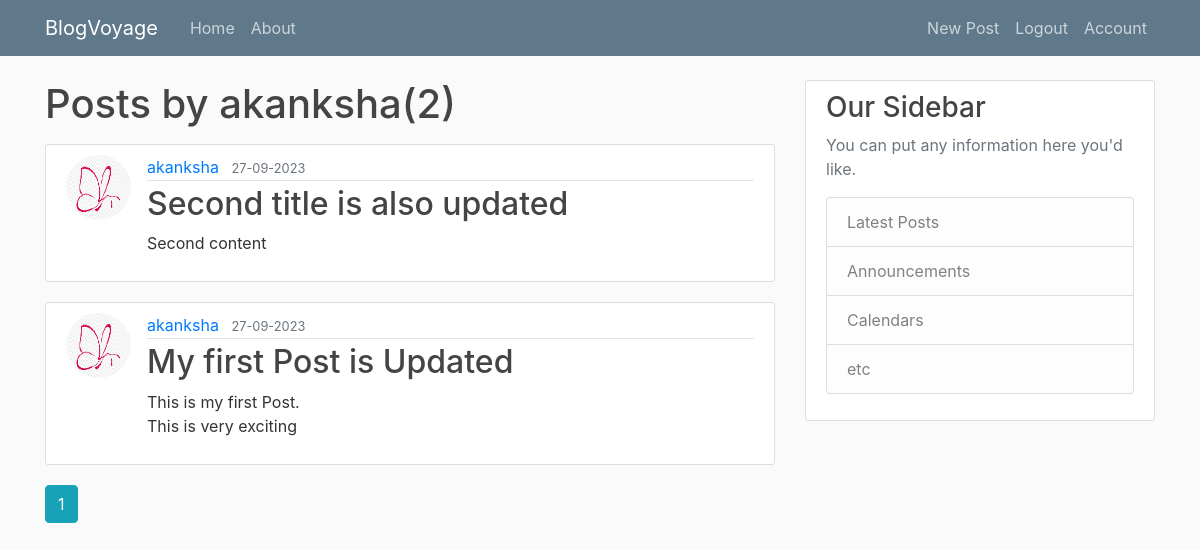
Page /user/akanksha (signed in) on the committed database.
### appp/models.py (models this page shows, shortened)
class User(db.Model, UserMixin):
    id = db.Column(db.Integer, primary_key= True)
    username = db.Column(db.String(20), unique=True, nullable=False)
    email = db.Column(db.String(120), unique=True, nullable=False)
    image_file = db.Column(db.String(20), nullable=False, default="default.jpg")
    password= db.Column(db.String(60), nullable=False)
    posts = db.relationship('Post', backref="author" , lazy= True)

class Post(db.Model):
    id = db.Column(db.Integer, primary_key= True)
    title = db.Column(db.String(150), nullable=False)
    date_posted= db.Column(db.DateTime, nullable=False, default = datetime.utcnow )
    content = db.Column(db.Text, nullable=False)
    user_id = db.Column(db.Integer , db.ForeignKey('user.id'),nullable=False)

### appp/routes.py (the view)
@app.route("/user/<string:username>")
def user_post(username):
    page  = request.args.get('page', 1, type = int)
    user  = User.query.filter_by(username = username).first_or_404()
    posts = Post.query.filter_by(author = user)\
        .order_by(Post.date_posted.desc())\
        .paginate(page = page, per_page =5)
    return render_template("user_post.html", posts=posts, user = user)

### appp/models.py (called while the page is built)
@login_manager.user_loader
def load_user(user_id):
    return User.query.get(int(user_id))

### appp/templates/user_post.html
{% extends 'layout.html' %}
{% block content %}
    <h1 class=" mb-3">Posts by {{ user.username }}({{posts.total}}) </h1>
    {% for post in posts.items %}
    <article class="media content-section">
      <img class = "rounded-circle article-img" src="{{url_for('static' , filename = 'profile_pics/' + post.author.image_file)}}" alt="">
        <div class="media-body">
          <div class="article-metadata">
            <a class="mr-2" href="{{url_for('user_post' , username = post.author.username)}}">{{ post.author.username }}</a>
            <small class="text-muted">{{ post.date_posted.strftime('%d-%m-%Y') }}</small>
          </div>
          <h2><a class="article-title" href="{{url_for('post', post_id = post.id)}}">{{ post.title }}</a></h2>
          <p class="article-content">{{ post.content }}</p>
        </div>
      </article>
    {% endfor %}
    {% for page_num in posts.iter_pages(left_edge=1 , right_edge=1, left_current=1 , right_current=1)  %}
      {% if page_num %}
        {% if posts.page == page_num %}
        <a class ="btn btn-info mb-4" href="{{url_for('user_post' , username = user.username, page=page_num)}}">{{page_num}}</a>
        {% else %}
        <a class ="btn btn-outline-info mb-4" href="{{url_for('user_post',username = user.username, page=page_num)}}">{{page_num}}</a>
        {% endif %}
      {% else %}
        ...
      {% endif %}
    {% endfor %}
{% endblock content %}

### appp/static/main.css (style rules this page uses)
body { background: #fafafa; color: #333333; margin-top: 5rem; }
h1, h2, h3, h4, h5, h6 { color: #444444; }
.content-section { background: #ffffff; padding: 10px 20px; border: 1px solid #dddddd; border-radius: 3px; margin-bottom: 20px; }
.article-title { color: #444444; }
.article-content { white-space: pre-line; }
.article-img { height: 65px; width: 65px; margin-right: 16px; }
.article-metadata { padding-bottom: 1px; margin-bottom: 4px; border-bottom: 1px solid #e3e3e3 }

### rows in the picture
User: username "akanksha"
Post: image_file (picture), author.username "akanksha", date_posted "27-09-2023", title "Second title is also updated", content "Second content"
Post: image_file (picture), author.username "akanksha", date_posted "27-09-2023", title "My first Post is Updated", content "This is my first Post. This is very exciting"

### other values in the picture
{{ posts.total }} "2"
{{ page_num }} "1"
